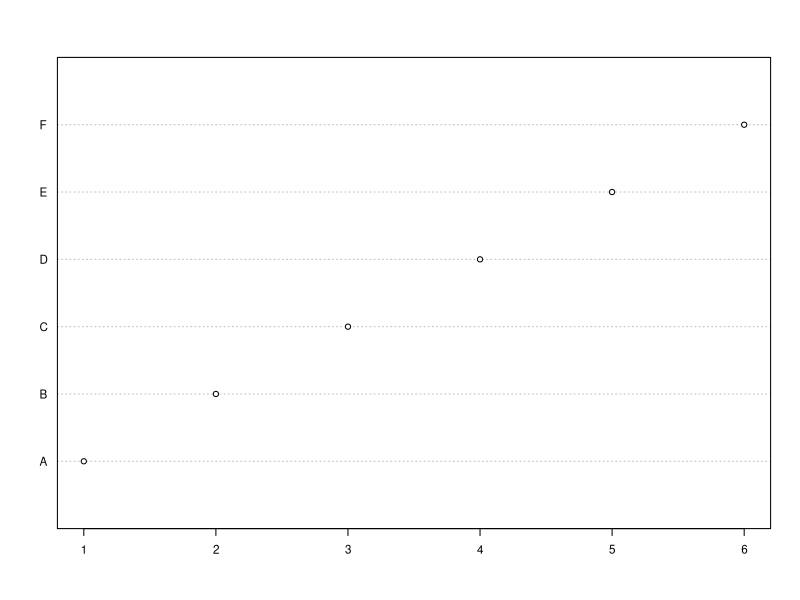
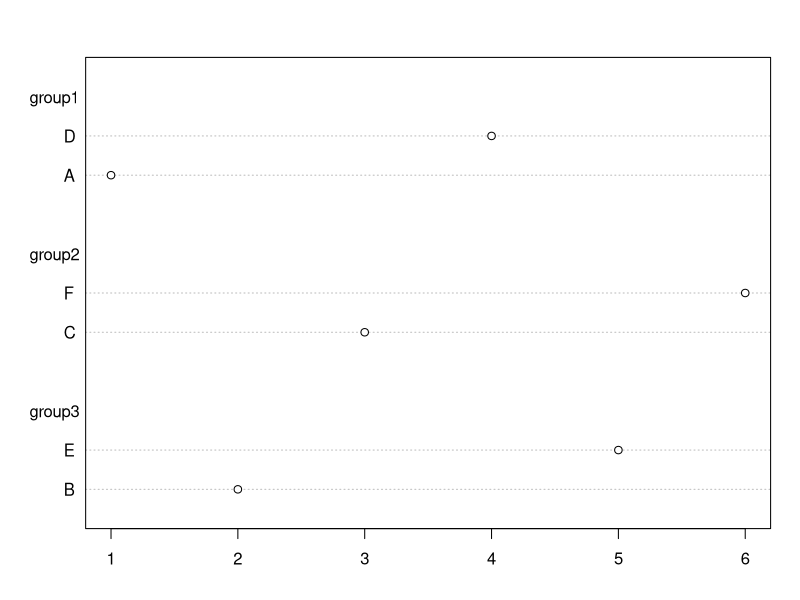
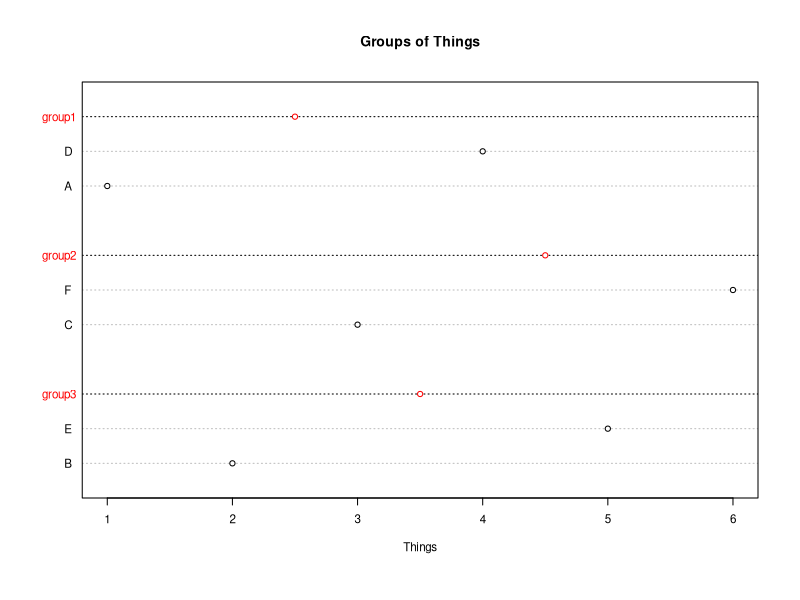
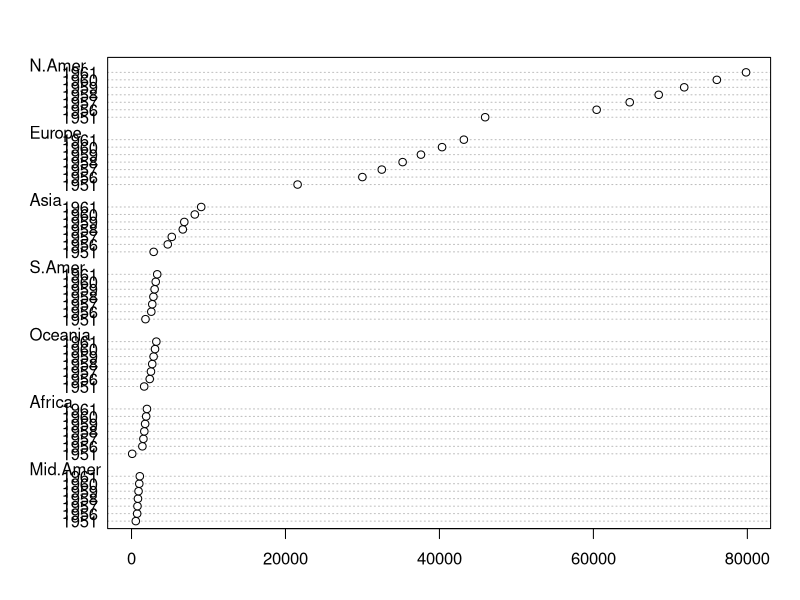
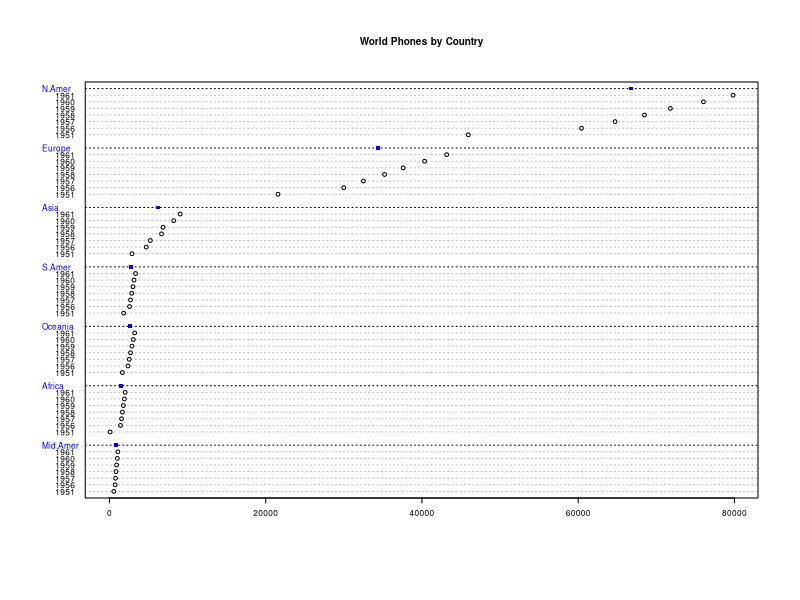

These charts were generated, in order, by the following R code:
# Description: dotchart

# dotchart works with matrix or vector (not dataframe)
# Dotplot for vectors ----
vectorToPlot <- c(1:6)

names(vectorToPlot) <- c(LETTERS[1:6])

dotchart(vectorToPlot, cex = .7)

myGroup <- factor(c("group1","group3","group2","group1","group3","group2"))

dotchart(vectorToPlot, groups = myGroup)

dotchart(vectorToPlot,
         gcolor = "red", groups = myGroup, 
         gdata = c(median(vectorToPlot[myGroup == "group1"]),
                   median(vectorToPlot[myGroup == "group2"]),
                   median(vectorToPlot[myGroup == "group3"])),
         cex = .7,
         main = "Groups of Things", xlab = "Things")

# dotplot for matrix ----

View(WorldPhones)

str(WorldPhones) # worldphones is a matrix - not a dataframe
# Major labels (Groups) are matrix columns. Minor labels are matrix rows

dotchart(WorldPhones) # works, but it's messy

dotchart(WorldPhones, gcolor = "Blue", cex = .5,
         gdata = colMeans(WorldPhones), gpch = 15,
         main = "World Phones by Country") 

